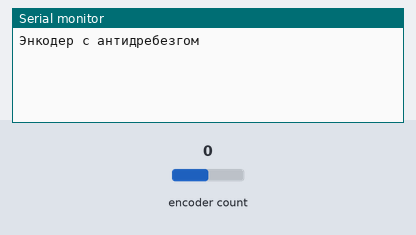
Recording of a sketch running on a simulated Arduino Uno, built with avr-gcc and run on an emulated ATmega328P. Parts: the last lines printed to the serial monitor. The test bench sets the inputs (shaded band); at power-on: encoder count 0.

Above: at 1.2 s.
1.3 s: encoder count set to 1
At 2.5 s:
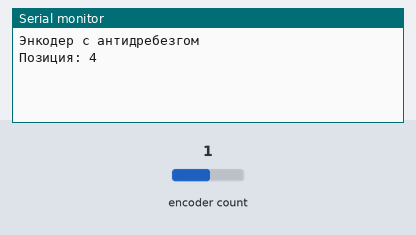
2.8 s: encoder count set to 2
At 3.7 s:
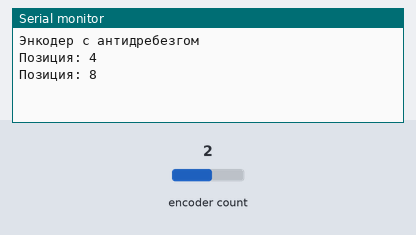

Measured:
- after the input at 1.3 s, the serial monitor: prints a new line at once (image 1)
- after the input at 2.8 s, the serial monitor: prints a new line at once (image 2)

The sketch:

Encoder_01.ino
```cpp
#include <Encoder.h>

// Создаем объект энкодера (пины S1, S2)
Encoder myEncoder(2, 3);

void setup() {
  Serial.begin(9600);
  Serial.println("Энкодер с антидребезгом");
}

void loop() {
  static long oldPosition = 0;
  long newPosition = myEncoder.read();

  if (newPosition != oldPosition) {
    oldPosition = newPosition;
    Serial.print("Позиция: ");
    Serial.println(newPosition);
  }
}
```
